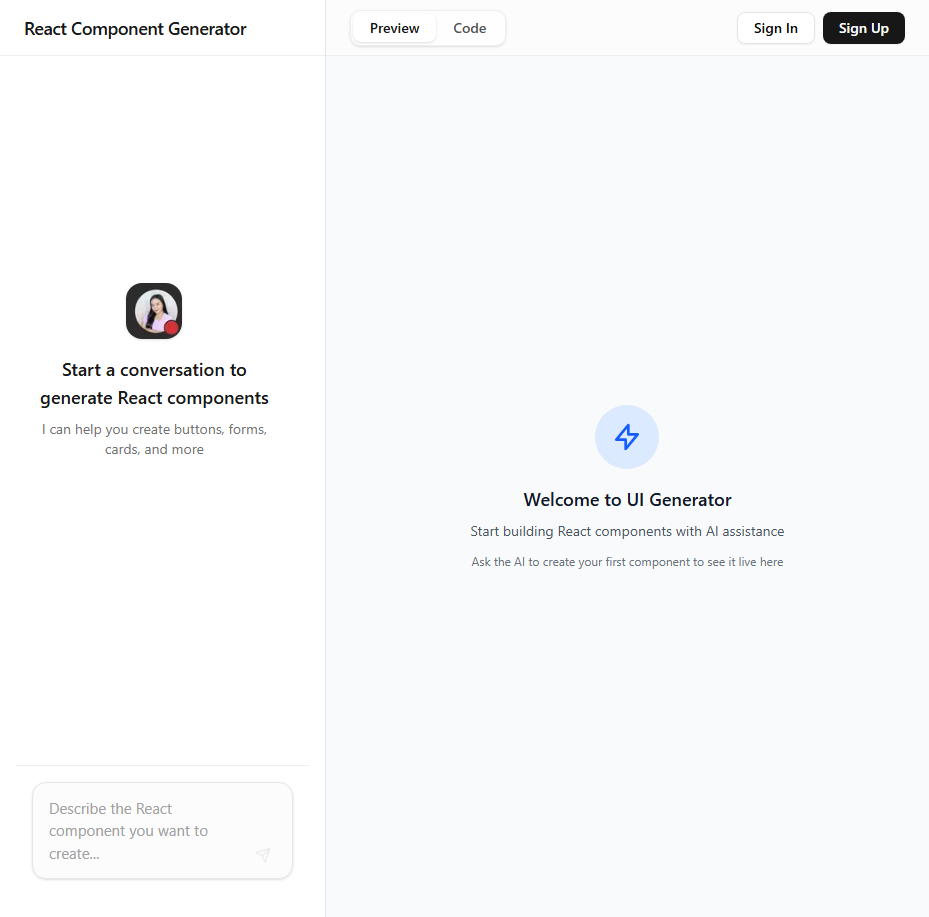
#> input picture .playwright-mcp/page-2026-03-24T18-48-25-626Z.png, 929 x 917 px
$ python -i ocr.py   (imports and definitions only)
#> lines starting #> are read from the running program, lines starting #| are printed output that depends on the picture; after the words box and inside, x2 and y2 are one past the last pixel; in counts of white or black regions, pixels touching at a corner belong together
#> further down, picture is the input picture: shape (917, 929, 3); mean B, G, R 249.6, 248.9, 248.2
"""OCR screen reading, via the Tesseract CLI.

Template matching finds *buttons*. OCR reads *text* -- and for a reroll bot
that difference is the whole game: instead of needing a captured PNG for
every monster you would accept, you read the monster's name off the summon
result and check it against a list. Adding a target becomes editing a YAML
line rather than cropping a new reference image.

This mirrors the charlesw/tesseract .NET wrapper approach, but drives the
`tesseract` binary directly rather than P/Invoking libtesseract, so the same
`eng.traineddata` works unchanged on Windows, macOS and Linux.
"""

from __future__ import annotations

import difflib
import logging
import re
import shutil
import subprocess
import tempfile
from dataclasses import dataclass
from pathlib import Path

import cv2
import numpy as np

from .vision import normalise

log = logging.getLogger(__name__)

# Page segmentation modes worth knowing:
#   6  = uniform block of text      7  = single line
#   8  = single word               11 = sparse text, no ordering  (best for HUDs)
#   13 = raw line, no layout analysis
PSM_LINE, PSM_WORD, PSM_SPARSE, PSM_BLOCK = 7, 8, 11, 6

DIGITS = "0123456789"
LETTERS = "ABCDEFGHIJKLMNOPQRSTUVWXYZabcdefghijklmnopqrstuvwxyz"

# Glyph pairs Tesseract routinely swaps in stylised game fonts. Folding these
# together before comparison turns "Beelzebub" vs "8eelzebub" into a match.
_CONFUSIONS = str.maketrans({
    "0": "o", "O": "o", "1": "l", "I": "l", "|": "l",
    "5": "s", "S": "s", "8": "b", "B": "b", "2": "z", "Z": "z",
})


class OcrError(RuntimeError):
    pass


@dataclass
class Word:
    text: str
    conf: float
    rect: tuple[int, int, int, int]  # x, y, w, h in device pixels

    # [4 lines left out: function center, not called in this run]


def canonical(text: str) -> str:
    """Fold case, punctuation and common OCR glyph swaps for comparison."""
    return re.sub(r"[^a-z0-9]", "", text.translate(_CONFUSIONS).lower())


# [20 lines left out: functions similar, crop, not called in this run]


def preprocess(
    img: np.ndarray,
    upscale: float = 3.0,
    invert: bool = True,
    binarize: bool = True,
    pad: int = 12,
) -> np.ndarray:
    """Turn a game HUD crop into something Tesseract can actually read.

    Game text is small, anti-aliased, and usually light-on-dark over a busy
    background -- close to the worst case for an engine trained on scanned
    documents. Upscaling, inverting to dark-on-light, and hard binarising
    routinely takes recognition from garbage to exact.
    """
#> called with upscale = 3, invert = True, binarize = True, pad = 12
    out = img
    if upscale and upscale != 1.0:
        out = cv2.resize(out, None, fx=upscale, fy=upscale, interpolation=cv2.INTER_CUBIC)
    if out.ndim == 3:
        out = cv2.cvtColor(out, cv2.COLOR_BGR2GRAY)
#> out: shape (2751, 2787)
    if invert:
        out = cv2.bitwise_not(out)
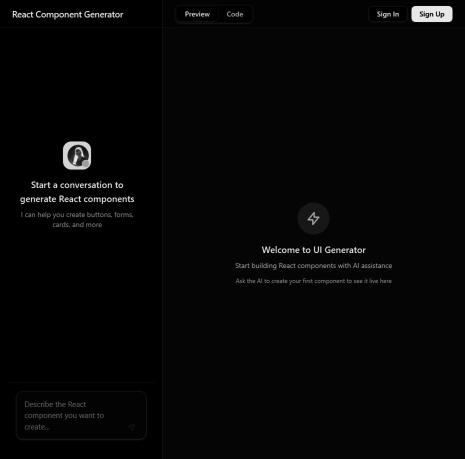
#> out: shape (2751, 2787) (shown at 1/6 size); min 0, max 255, mean 6.2
    if binarize:
        out = cv2.threshold(out, 0, 255, cv2.THRESH_BINARY | cv2.THRESH_OTSU)[1]
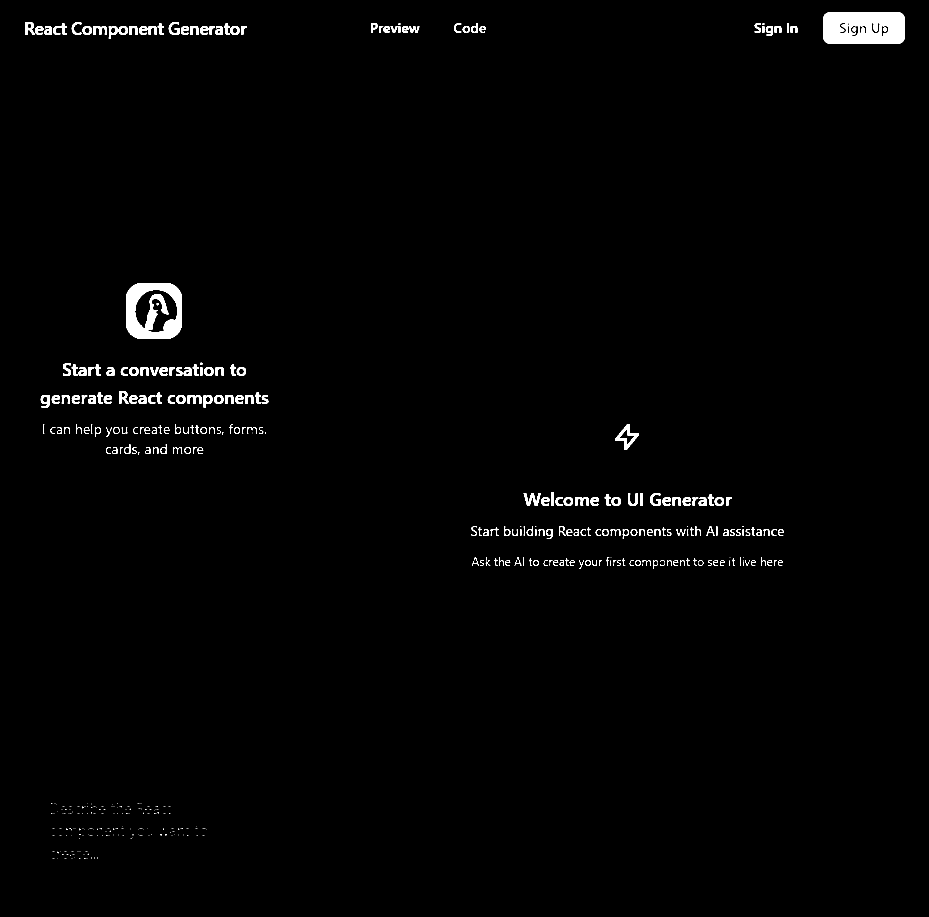
#> out: shape (2751, 2787) (shown at 1/3 size); 1.3% white; 520 white regions (251 under 20 px), largest, box (x1, y1, x2, y2) and area: (2469, 36, 2715, 132) 21166, (378, 849, 546, 1017) 16962, (1845, 1272, 1917, 1350) 1714
    if pad:
        # Tesseract wants breathing room around the glyphs.
        out = cv2.copyMakeBorder(out, pad, pad, pad, pad, cv2.BORDER_CONSTANT, value=255)
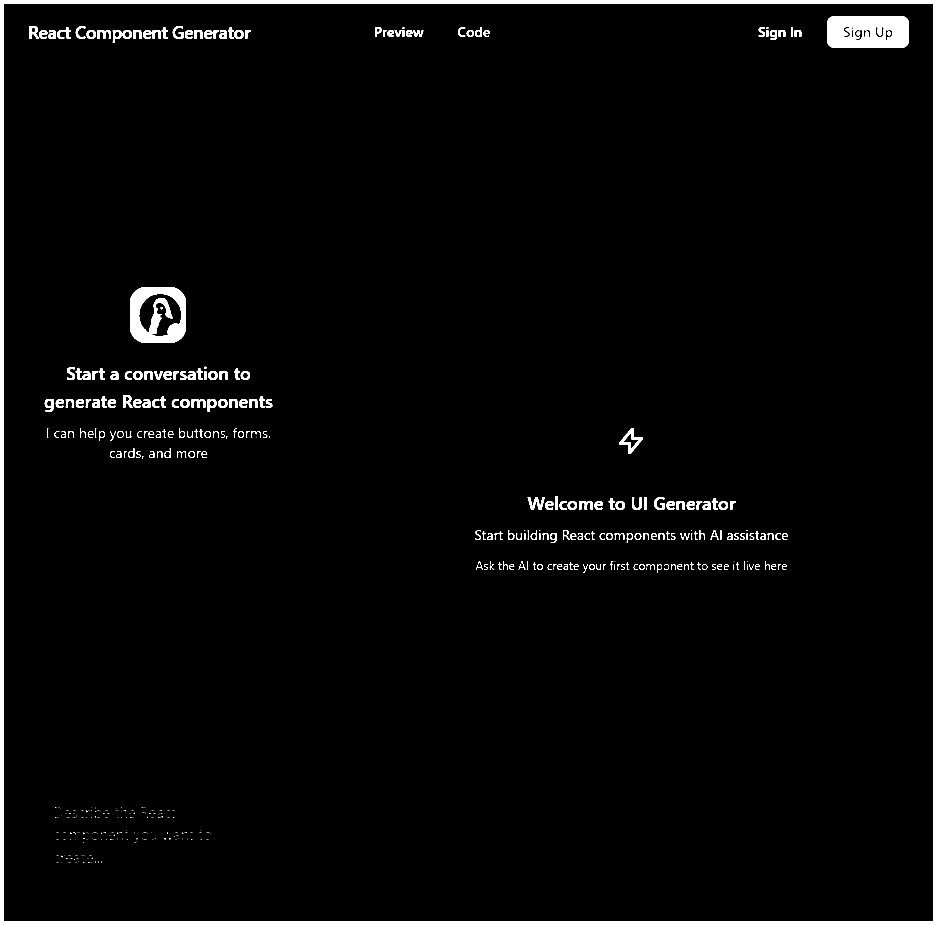
#> out: shape (2775, 2811) (shown at 1/3 size); 3% white; 521 white regions (251 under 20 px), largest, box (x1, y1, x2, y2) and area: (0, 0, 2811, 2775) 133488, (2481, 48, 2727, 144) 21166, (390, 861, 558, 1029) 16962
    return out


@dataclass
class Ocr:
    """Runs the tesseract binary. One instance is reusable and stateless."""

    binary: str = "tesseract"
    lang: str = "eng"
    tessdata_dir: str | None = None
    timeout: float = 20.0

    def __post_init__(self) -> None:
        self._resolved: str | None = None

    # [201 lines left out: functions _bin, _argv, _run, read, read_int, words and 2 more, not called in this run]

>>> import cv2
>>> picture = cv2.imread('../../.playwright-mcp/page-2026-03-24T18-48-25-626Z.png')
>>> result = preprocess(picture)

$ run again, on .playwright-mcp/page-2026-03-24T18-55-12-133Z.png
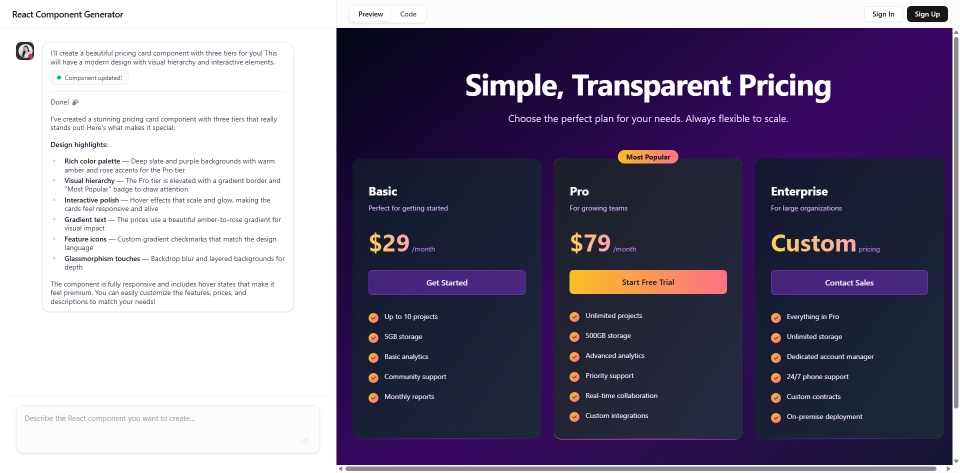
#> input picture .playwright-mcp/page-2026-03-24T18-55-12-133Z.png, 1920 x 945 px (shown at 1/2 size)
#> picture is the input picture: shape (945, 1920, 3); mean B, G, R 141.1, 118.8, 126.2
#> in preprocess, `out = cv2.threshold(out, 0, 255, cv2.THRESH_BINARY | cv2.THRESH_OTSU)[1]`:
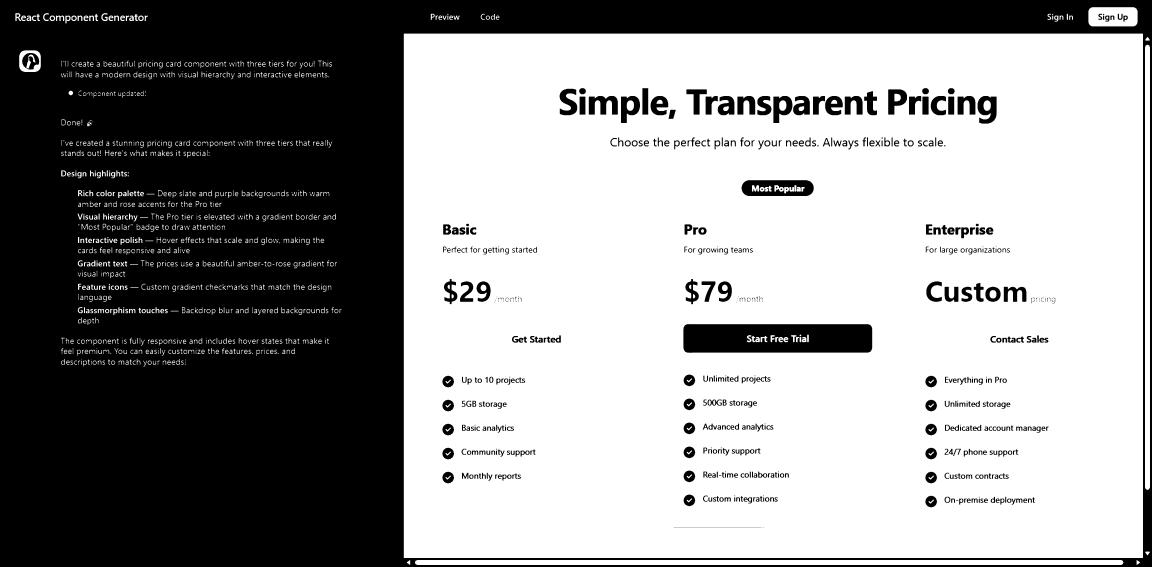
#> out: shape (2835, 5760) (shown at 1/5 size); 58.3% white; 752 black regions (48 under 20 px), largest, box (x1, y1, x2, y2) and area: (0, 0, 5760, 2835) 6300479, (3417, 1620, 4361, 1764) 128519, (3708, 901, 4069, 980) 22204
#> in preprocess, `out = cv2.copyMakeBorder(out, pad, pad, pad, pad, cv2.BORDER_CONSTANT,..`:
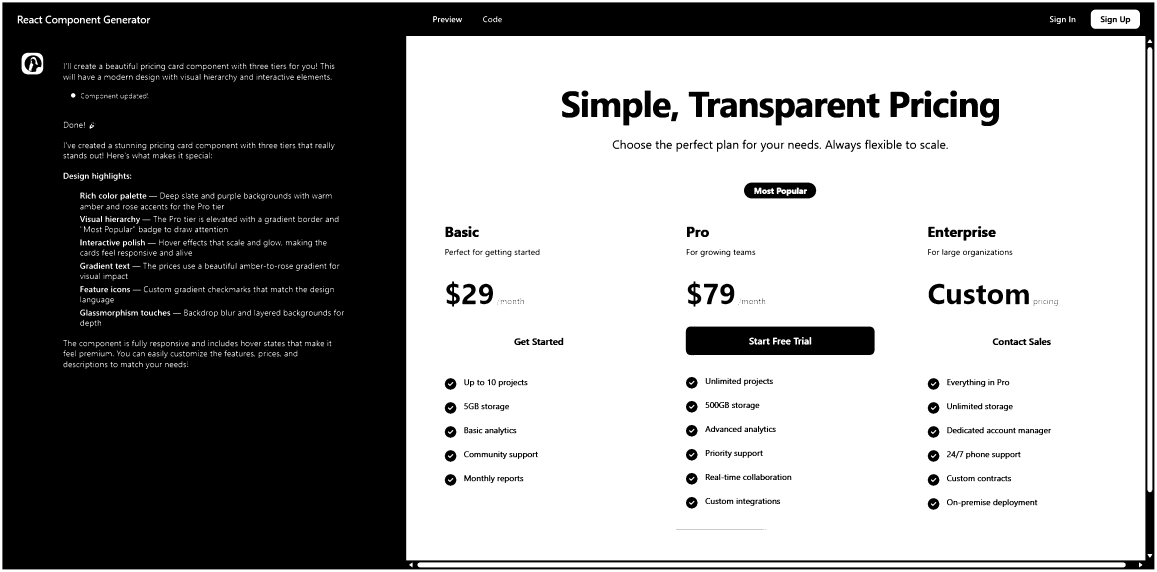
#> out: shape (2859, 5784) (shown at 1/5 size); 58.8% white; 752 black regions (48 under 20 px), largest, box (x1, y1, x2, y2) and area: (12, 12, 5772, 2847) 6300479, (3429, 1632, 4373, 1776) 128519, (3720, 913, 4081, 992) 22204

$ run again, on .playwright-mcp/page-2026-03-24T19-06-48-766Z.png
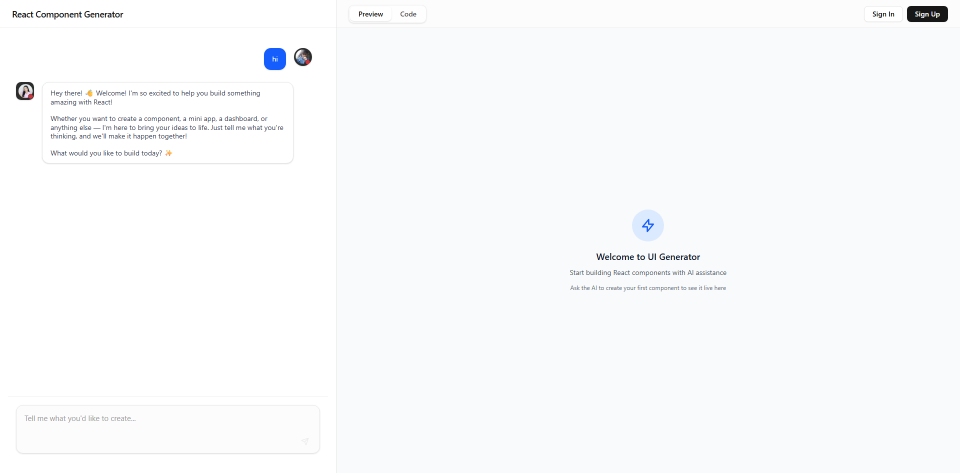
#> input picture .playwright-mcp/page-2026-03-24T19-06-48-766Z.png, 1920 x 945 px (shown at 1/2 size)
#> picture is the input picture: shape (945, 1920, 3); mean B, G, R 250.9, 250, 249.3
#> in preprocess, `out = cv2.threshold(out, 0, 255, cv2.THRESH_BINARY | cv2.THRESH_OTSU)[1]`:
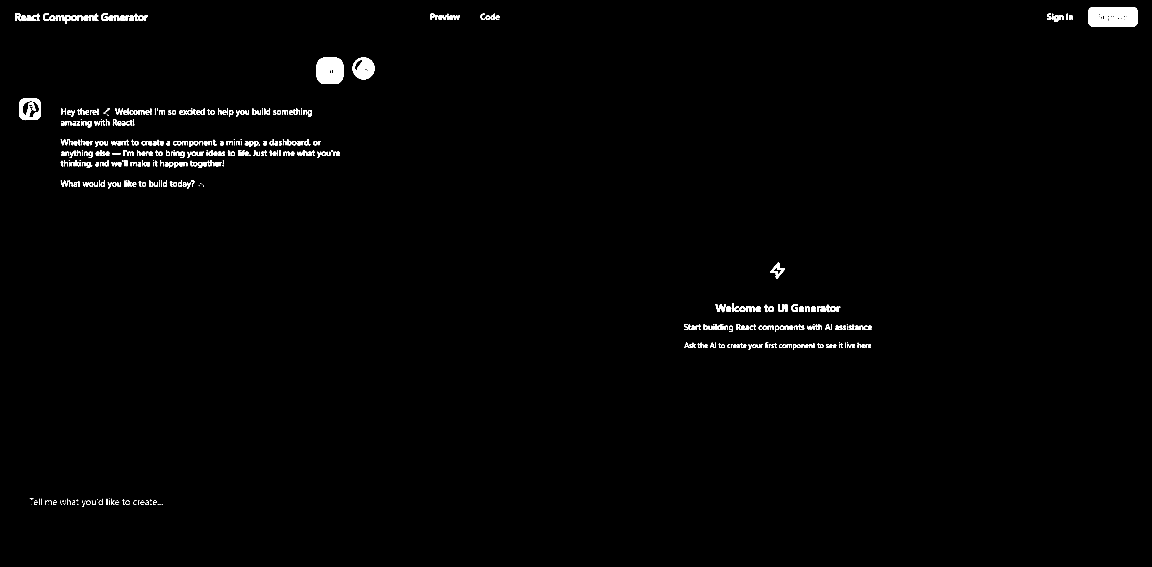
#> out: shape (2835, 5760) (shown at 1/5 size); 0.86% white; 547 white regions (85 under 20 px), largest, box (x1, y1, x2, y2) and area: (5442, 36, 5688, 132) 21272, (1584, 288, 1716, 420) 15568, (1764, 288, 1872, 396) 7921
#> in preprocess, `out = cv2.copyMakeBorder(out, pad, pad, pad, pad, cv2.BORDER_CONSTANT,..`:
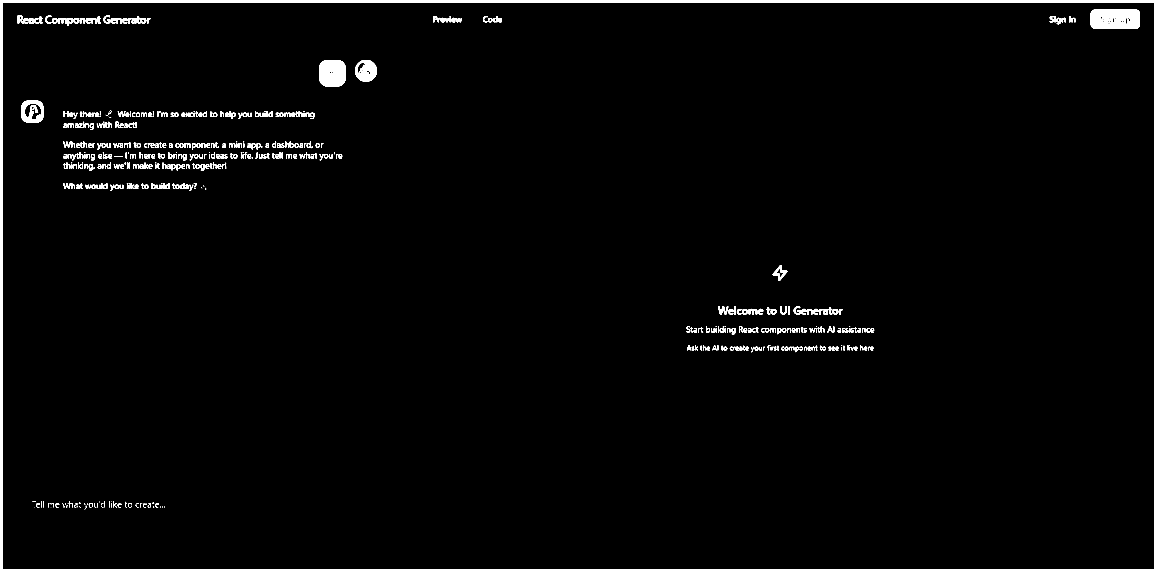
#> out: shape (2859, 5784) (shown at 1/5 size); 2.1% white; 548 white regions (85 under 20 px), largest, box (x1, y1, x2, y2) and area: (0, 0, 5784, 2859) 206856, (5454, 48, 5700, 144) 21272, (1596, 300, 1728, 432) 15568
